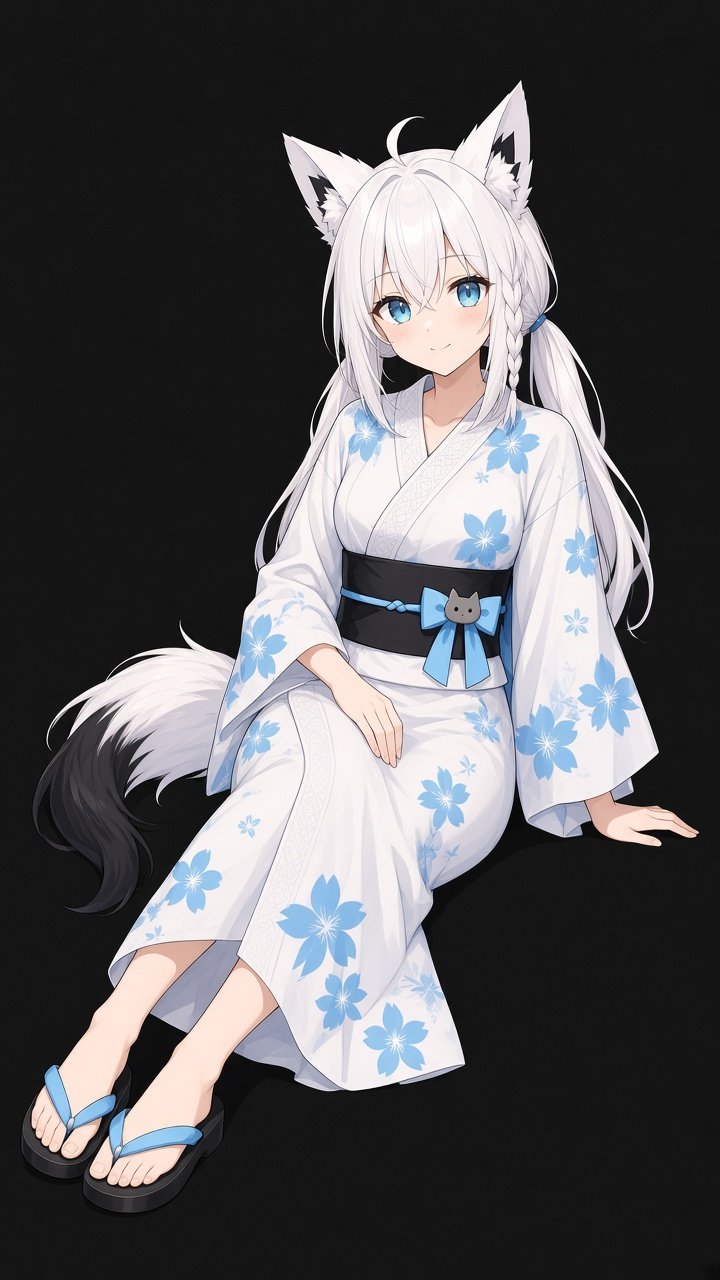
#> input picture starter/assets/yukata/plain_dark_Fubuki_yukata_P010_front_style1.jpg, 720 x 1280 px
$ python gen_weather_yukata.py
#> lines starting #> are read from the running program, lines starting #| are printed output that depends on the picture
#> in main, im is the input picture: PIL image 720x1280 RGB; mean R, G, B 88.4, 87.6, 90
#!/usr/bin/env python3
"""Convert weather yukata JPGs to RGB565 LE, keeping portrait aspect."""

from __future__ import annotations

import pathlib
import struct

from PIL import Image

OUT_H = 302
OUT_W = int(round(OUT_H * 720 / 1280))  # 170
BG = (0x14, 0x14, 0x14)

ROOT = pathlib.Path(__file__).resolve().parents[1]
SRC_DIR = ROOT / "assets" / "yukata"
JOBS = (
    ("plain_dark_Fubuki_yukata_P010_front_style1.jpg", ROOT / "main" / "assets" / "fubuki" / "fubuki_yukata_170x302.bin"),
    ("plain_dark_Aqua_yukata_P010_front_style1.jpg", ROOT / "main" / "assets" / "aqua" / "aqua_yukata_170x302.bin"),
)


def rgb565_le(r: int, g: int, b: int) -> bytes:
    v = ((r >> 3) << 11) | ((g >> 2) << 5) | (b >> 3)
    return struct.pack("<H", v)


def fit_keep_aspect(src: Image.Image, box_w: int, box_h: int, bg: tuple[int, int, int]) -> Image.Image:
#> called with box_w = 170, box_h = 302, bg = (20, 20, 20)
    sw, sh = src.size
#> sw = 720; sh = 1280
    scale = min(box_w / sw, box_h / sh)
#> scale = 0.236
    dw = max(1, int(round(sw * scale)))
#> dw = 170
    dh = max(1, int(round(sh * scale)))
#> dh = 302
    fitted = src.resize((dw, dh), Image.Resampling.LANCZOS)
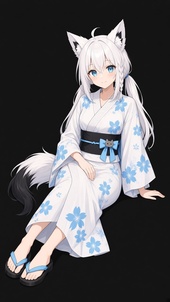
#> fitted: PIL image 170x302 RGB; mean R, G, B 88.3, 87.6, 90
    canvas = Image.new("RGB", (box_w, box_h), bg)
#> canvas: PIL image 170x302 RGB; every value is 20
    canvas.paste(fitted, ((box_w - dw) // 2, (box_h - dh) // 2))
    return canvas


def write_rgb565(im: Image.Image, dest: pathlib.Path) -> None:
    px = im.tobytes()
    raw = bytearray(im.width * im.height * 2)
    o = 0
    for p in range(0, len(px), 3):
        raw[o : o + 2] = rgb565_le(px[p], px[p + 1], px[p + 2])
        o += 2
#> this loop made 51340 passes
#> (p, o) on passes 2 to 4: (3, 4), (6, 6), (9, 8)
#> after the loop, o = 102680
    dest.parent.mkdir(parents=True, exist_ok=True)
    dest.write_bytes(raw)
    print(f"wrote {dest.relative_to(ROOT)} {im.width}x{im.height} {len(raw)} bytes")
#| wrote main/assets/fubuki/fubuki_yukata_170x302.bin 170x302 102680 bytes


def main() -> None:
    for name, dest in JOBS:
        src = SRC_DIR / name
        im = Image.open(src).convert("RGB")
        frame = fit_keep_aspect(im, OUT_W, OUT_H, BG)
        write_rgb565(frame, dest)
#> pass 2 of the loop in main, `for name, dest in JOBS:`:
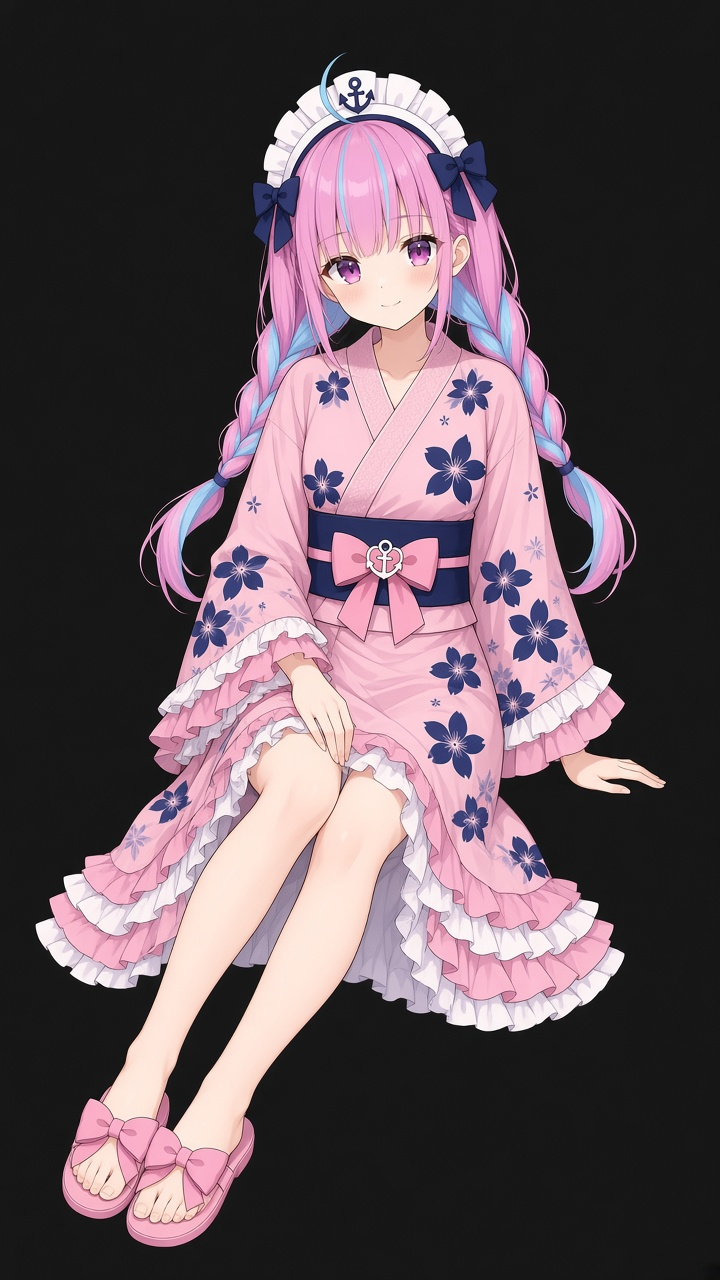
#> input picture starter/assets/yukata/plain_dark_Aqua_yukata_P010_front_style1.jpg, 720 x 1280 px
#> in main, im is the input picture: PIL image 720x1280 RGB; mean R, G, B 98.1, 82.5, 89.4
#> in fit_keep_aspect (call 2), `fitted = src.resize((dw, dh), Image.Resampling.LANCZOS)`:
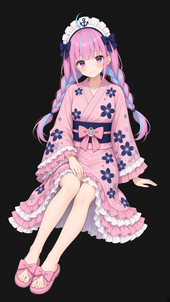
#> fitted: PIL image 170x302 RGB; mean R, G, B 98, 82.5, 89.4
#> the loop in write_rgb565 (call 2), `for p in range(0, len(px), 3):` made 51340 passes
#> (p, v in rgb565_le, o) on passes 2 to 4: (3, 6339, 4), (6, 6339, 6), (9, 6339, 8)
#| wrote main/assets/aqua/aqua_yukata_170x302.bin 170x302 102680 bytes


if __name__ == "__main__":
    main()
